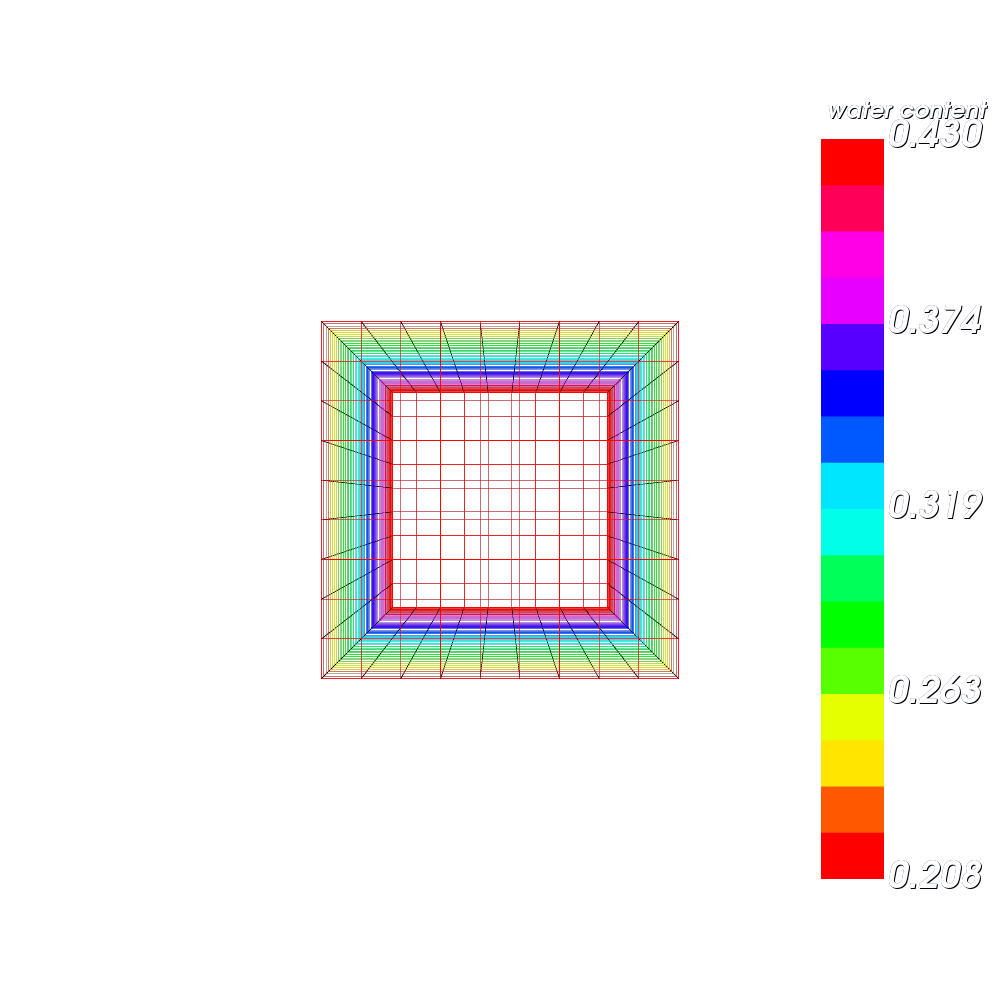

This chart was generated by the following Python code:
import sys
sys.path.append("../../../..")

# from xylem_flux import XylemFluxPython  # Python hybrid solver
# import plantbox as pb
# import rsml_reader as rsml
import vtk_plot as vp

# from math import *
# import numpy as np
# import matplotlib.pyplot as plt

#
# def vector_3d(a):
#     return pb.Vector3d(a[0], a[1], a[2])

""" 
Tests if we manage to plot a mesh
"""

ug = vp.read_vtu("benchmark3d_2-00001.vtu")

p_name = "water content"  # "pressure head, "S_liq" "water content"
meshActor, scalarBar = vp.plot_mesh_wireframe(ug, p_name, False)

# vp.plot_mesh_cuts(ug, p_name)

renWin = vp.render_window([meshActor], "Wireframe mesh", scalarBar)

vp.write_png(renWin, "test_plot_mesh")
